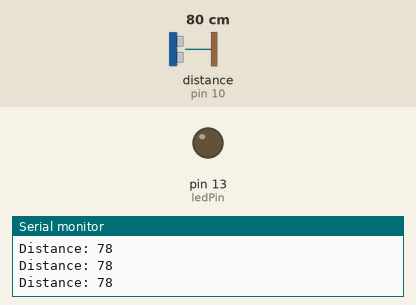
This sketch was run on a simulated Arduino Uno, built with avr-gcc and run on an emulated ATmega328P. Shown: output pins drawn as LEDs (lit = HIGH), the last lines printed to the serial monitor. Wiring (inferred from the names in the program): ultrasonic range finder: trigger pin 9; echo pin 10. The test bench sets the inputs (shaded band); at power-on: distance to the obstacle (sensor on pin 10) 80 cm. The echo pulse lasts 58.3 µs per cm; pins used as bus, display or sensor lines are not drawn.

Above: at 1.2 s.
1.3 s: distance to the obstacle (sensor on pin 10) set to 22 cm
2.8 s: distance to the obstacle (sensor on pin 10) set to 18 cm
At 3.3 s:
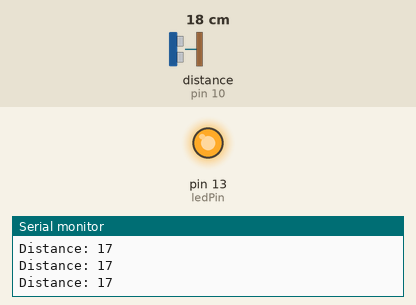
4.4 s: distance to the obstacle (sensor on pin 10) set to 35 cm
At 5.4 s:
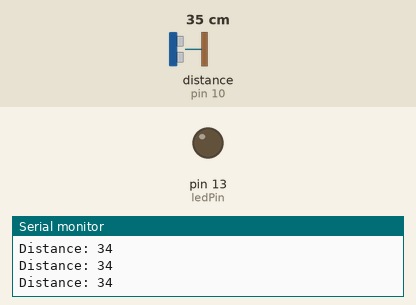
5.9 s: distance to the obstacle (sensor on pin 10) set to 9 cm
At 6.8 s:
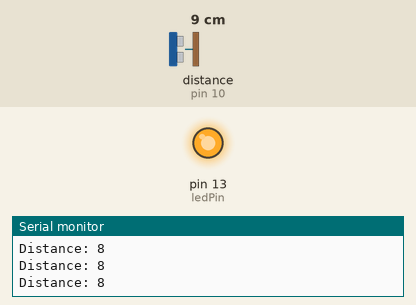
Timing chart, 0 to 8.4 s (numbered marks = the images above; inputs shaded):
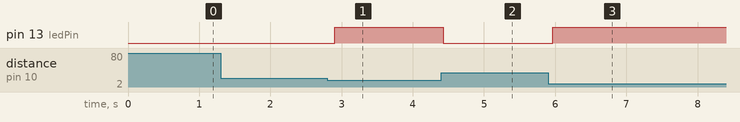

Measured:
- the behaviour switches between 21 and 20 cm on distance to the obstacle (sensor on pin 10) (found by bisection; images 0 and 1)
- after the input at 2.8 s, pin 13 (ledPin): LOW → HIGH after 0.10 s
- after the input at 4.4 s, pin 13 (ledPin): HIGH → LOW at once
- after the input at 5.9 s, pin 13 (ledPin): LOW → HIGH after 0.07 s

The sketch:

today_04.ino
```cpp
// Define pins for ultrasonic sensor
const int trigPin = 9;
const int echoPin = 10;

// Define pin for LED
const int ledPin = 13;

// Define variables for storing distance and duration
long duration;
int distance;

void setup() {
  // Initialize serial communication
  Serial.begin(9600);

  // Define pin modes
  pinMode(trigPin, OUTPUT);
  pinMode(echoPin, INPUT);
  pinMode(ledPin, OUTPUT);
}

void loop() {
  // Clear the trigger pin
  digitalWrite(trigPin, LOW);
  delayMicroseconds(2);

  // Set the trigger pin high for 10 microseconds
  digitalWrite(trigPin, HIGH);
  delayMicroseconds(10);
  digitalWrite(trigPin, LOW);

  // Read the duration of the pulse from echo pin
  duration = pulseIn(echoPin, HIGH);

  // Calculate the distance in centimeters
  distance = duration * 0.034 / 2;

  // Print the distance to serial monitor
  Serial.print("Distance: ");
  Serial.println(distance);

  // Turn on LED if distance is less than 20 cm, otherwise turn off
  if (distance < 20) {
    digitalWrite(ledPin, HIGH);
  } else {
    digitalWrite(ledPin, LOW);
  }

  // Delay before next reading
  delay(100);
}
```
